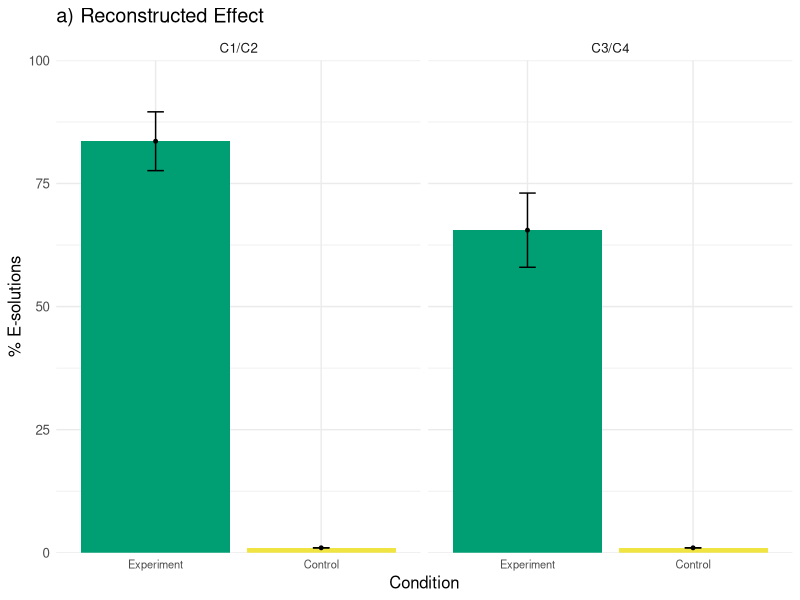
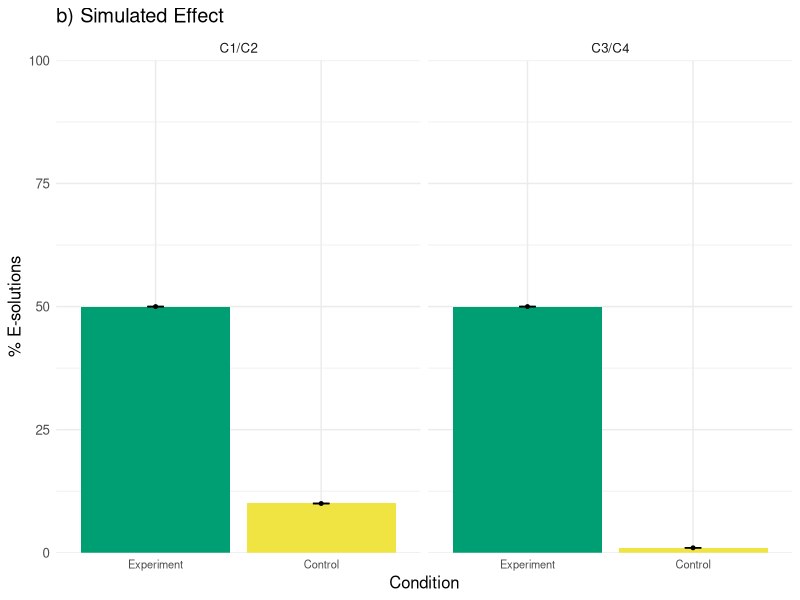
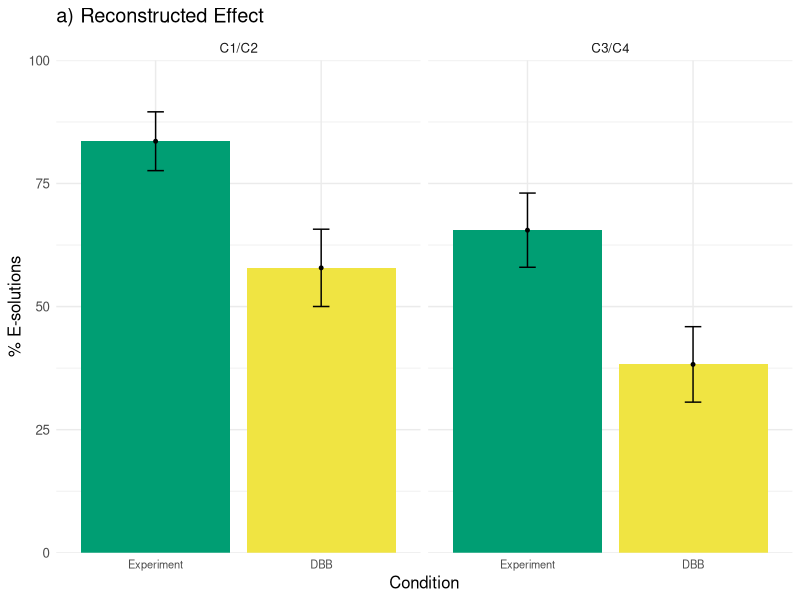
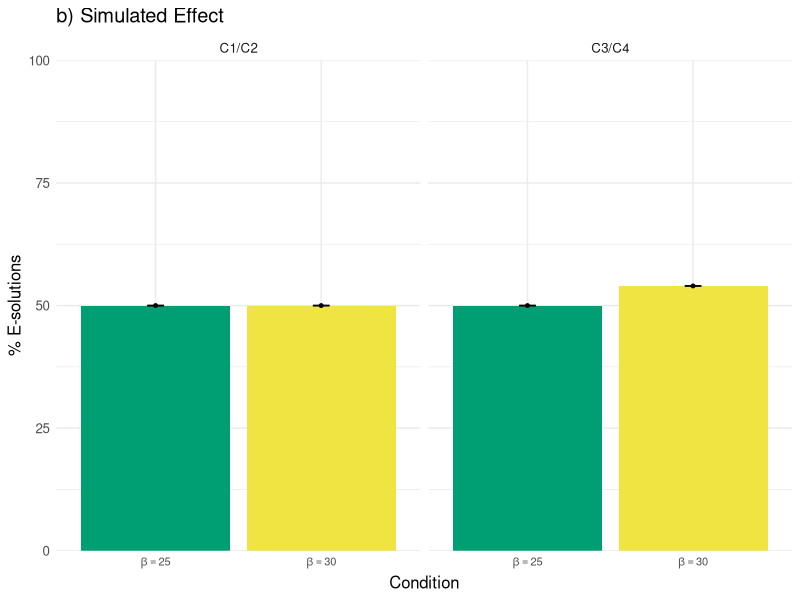

Generate these figures, in order, with R: (Note: this script raises an error after producing the figures.)
## ---- chunk 1
knitr::opts_chunk$set(echo = TRUE)
## ---- chunk 2
#required packages
library(ggplot2)
library(plyr)
library(BayesFactor)
library(viridisLite)
library(patchwork)
library(ggridges)
## ---- chunk 3
#simulated e1-solutions
de1<-read.csv("data/esolution1_no_physical.csv")
#simulated e2-solutions
de2<-read.csv("data/esolution2_no_physical.csv")
#simulated e1-control
dc1<-read.csv("data/esolution_control1_no_physical.csv")
#simulated e2-control
dc2<-read.csv("data/esolution_control2_no_physical.csv")

#delete X (artefact from csv saving)
de1$X<-de2$X<-dc1$X<-dc2$X<-NULL

#generate usable files
de1<-data.frame(probs=as.vector(t(de1)), lrate=rep(seq(0, 1, 0.05), 50), alpha=rep(1:50, each=21))
de2<-data.frame(probs=as.vector(t(de2)), lrate=rep(seq(0, 1, 0.05), 50), alpha=rep(1:50, each=21))
dc1<-data.frame(probs=as.vector(t(dc1)), lrate=rep(seq(0, 1, 0.05), 50), alpha=rep(1:50, each=21))
dc2<-data.frame(probs=as.vector(t(dc2)), lrate=rep(seq(0, 1, 0.05), 50), alpha=rep(1:50, each=21))

#read in 
d<-read.csv("data/luchinsmain.csv")
d<-subset(d, Group != 'DBB')
## ---- chunk 4
#build a model to predict E1
m<-glm(E1~Group, data=d, family="binomial")

#predict probs and SEs
pred<-predict(m, newdata = data.frame(Group=c('Control', 'Plain')), type="response", se.fit=TRUE)

#get percentages
dp1<-data.frame(p=100*pred$fit+1, se=100*pred$se.fit, Group=c('Control', 'Plain'))

#fit to E2
m<-glm(E2~Group, data=d, family="binomial")
#predict probs and SEs
pred<-predict(m, newdata = data.frame(Group=c('Control', 'Plain')), type="response", se.fit=TRUE)

#get percentages (we add 1 to make line visible)
dp2<-data.frame(p=100*pred$fit+1, se=100*pred$se.fit, Group=c('Control','Plain'))

#bind together
dp<-rbind(dp1, dp2)

#recode responses names for nicer plotting
dp$response<-rep(c("C1/C2", "C3/C4"), each=2)

#change name of Group
dp$Group<-ifelse(dp$Group=='Plain', 'Experiment', 'Control')
#relevel
dp$Group<-factor(dp$Group, levels=c('Experiment', 'Control'))

#color palette
cbPalette <- c("#009E73", "#F0E442")

#limits with 95% CIs
limits <- aes(ymax = p + 1.96*se, ymin=p - 1.96*se)

#plot
p1 <- ggplot(dp, aes(y=p, x=Group, fill=Group)) + 
  #bars
  geom_bar(position="dodge", stat="identity")+
  #error bars
  geom_errorbar(limits, position="dodge", width=0.1)+
  #points
  geom_point(size=1)+
  #color
  scale_fill_manual(values = c(cbPalette))+
  #theme
  theme_minimal() +
  #limits
  scale_y_continuous(limits = c(0,100), expand = c(0, 0)) +
  #two facets
  facet_wrap(~response)+
  #labs
  xlab("Condition")+
  ylab("% E-solutions")+
  #title
  ggtitle("a) Reconstructed Effect")+
  #adjust text size
  theme(text = element_text(size=12,  family="sans"),
        axis.text.x = element_text(size = 8))+
  #no legend
  theme(legend.position = "none")
p1
## ---- chunk 5
dd<-rbind(subset(de1, lrate==0.5 & alpha==25), 
          subset(de2, lrate==0.5 & alpha==25),
          subset(dc1, lrate==0.5 & alpha==25), 
          subset(dc2, lrate==0.5 & alpha==25))

dd$Group<-rep(c('Experiment', 'Control'), each=2)
dd$Group<-factor(dd$Group, levels=c('Experiment', 'Control'))

dd$response<-rep(c('C1/C2', 'C3/C4'), 2)
dd$p<-round(dd$probs*100)
dd$p[4]<-1
dd$se<-rep(0, 4)
#plot
p2 <- ggplot(dd, aes(y=p, x=Group, fill=Group)) + 
  #bars
  geom_bar(position="dodge", stat="identity")+
  #error bars
  geom_errorbar(limits, position="dodge", width=0.1)+
  #points
  geom_point(size=1)+
  #color
  scale_fill_manual(values = c(cbPalette))+
  #theme
  theme_minimal() +
  #limits
  scale_y_continuous(limits = c(0,100), expand = c(0, 0)) +
  #two facets
  facet_wrap(~response)+
  #labs
  xlab("Condition")+
  ylab("% E-solutions")+
  #title
  ggtitle("b) Simulated Effect")+
  #adjust text size
  theme(text = element_text(size=12,  family="sans"),
        axis.text.x = element_text(size = 8))+
  #no legend
  theme(legend.position = "none")
p2
## ---- chunk 6
cat('Plain E1:', sum(subset(d,Group=="Plain")$E1), 'out of', length(subset(d,Group=="Plain")$E1))
cat('Plain E2:', sum(subset(d,Group=="Plain")$E2), 'out of', length(subset(d,Group=="Plain")$E2))
cat('Control E1:', sum(subset(d,Group=="Control")$E1), 'out of', length(subset(d,Group=="Control")$E1))
cat('Control E2:', sum(subset(d,Group=="Control")$E2), 'out of', length(subset(d,Group=="Control")$E2))

me1<-matrix(c(sum(subset(d,Group=="Plain")$E1==1), sum(subset(d,Group=="Control")$E1==1),
              sum(subset(d,Group=="Plain")$E1==0), sum(subset(d,Group=="Control")$E1==0)), nrow=2)

me1[,1]/rowSums(me1)
chisq.test(me1, correct = FALSE)
contingencyTableBF(me1, sampleType = "indepMulti", fixedMargin = "cols")

me2<-matrix(c(sum(subset(d,Group=="Plain")$E2==1), sum(subset(d,Group=="Control")$E2==1),
              sum(subset(d,Group=="Plain")$E2==0), sum(subset(d,Group=="Control")$E2==0)), nrow=2)

me2[,1]/rowSums(me2)
chisq.test(me2, correct = FALSE)
contingencyTableBF(me2, sampleType = "indepMulti", fixedMargin = "cols")

me3<-matrix(c(sum(subset(d,Group=="Plain")$E1==1), sum(subset(d,Group=="Plain")$E2==1),
              sum(subset(d,Group=="Plain")$E1==0), sum(subset(d,Group=="Plain")$E2==0)), nrow=2)

me3[,1]/rowSums(me3)
chisq.test(me3, correct = FALSE)
contingencyTableBF(me3, sampleType = "indepMulti", fixedMargin = "cols")

## ---- chunk 7
cat('Plain E1:', round(dd$probs[1]*100), 'out of', 100)
cat('Plain E2:', round(dd$probs[2]*100), 'out of', 100)
cat('Control E1:', round(dd$probs[3]*100), 'out of', 100)
cat('Control E2:', round(dd$probs[4]*100), 'out of', 100)
## ---- chunk 8
#read in original data
d<-read.csv("data/luchinsmain.csv")
#exlcude control group since we only want experimental and DBB group
d<-subset(d, Group != 'Control')
## ---- chunk 9
#model E1 response
m<-glm(E1~Group, data=d, family="binomial")
#predict probs and SEs
pred<-predict(m, newdata = data.frame(Group=c('DBB', 'Plain')), type="response", se.fit=TRUE)
#get percentages
dp1<-data.frame(p=100*pred$fit+1, se=100*pred$se.fit, Group=c('DBB', 'Plain'))
#model E2
m<-glm(E2~Group, data=d, family="binomial")
#predict probs and SEs
pred<-predict(m, newdata = data.frame(Group=c('DBB', 'Plain')), type="response", se.fit=TRUE)
#get percentages
dp2<-data.frame(p=100*pred$fit+1, se=100*pred$se.fit, Group=c('Control','Plain'))
#bind together
dp<-rbind(dp1, dp2)
#response for nice plotting
dp$response<-rep(c("C1/C2", "C3/C4"), each=2)

#change names for plotting
dp$Group<-ifelse(dp$Group=='Plain', 'Experiment', 'DBB')
#relevel
dp$Group<-factor(dp$Group, levels=c('Experiment', 'DBB'))

#plot
p3 <- ggplot(dp, aes(y=p, x=Group, fill=Group)) + 
  #bars
  geom_bar(position="dodge", stat="identity")+
  #error bars
  geom_errorbar(limits, position="dodge", width=0.1)+
  #points
  geom_point(size=1)+
  #color
  scale_fill_manual(values = c(cbPalette))+
  #theme
  theme_minimal() +
  #limits
  scale_y_continuous(limits = c(0,100), expand = c(0, 0)) +
  #two facets
  facet_wrap(~response)+
  #labs
  xlab("Condition")+
  ylab("% E-solutions")+
  #title
  ggtitle("a) Reconstructed Effect")+
  #adjust text size
  theme(text = element_text(size=12,  family="sans"),
        axis.text.x = element_text(size = 8))+
  #no legend
  theme(legend.position = "none")
p3
## ---- chunk 10
dd<-rbind(subset(de1, lrate==0.5 & alpha==25), 
          subset(de2, lrate==0.5 & alpha==25),
          subset(de1, lrate==0.5 & alpha==30), 
          subset(de2, lrate==0.5 & alpha==30))

dd$Group<-rep(c('Experiment', 'DBB'), each=2)
dd$Group<-factor(dd$Group, levels=c('Experiment', 'DBB'))

dd$response<-rep(c('C1/C2', 'C3/C4'), 2)
dd$p<-round(dd$probs*100)
dd$se<-rep(0, 4)

p4 <- ggplot(dd, aes(y=p, x=Group, fill=Group)) + 
  #bars
  geom_bar(position="dodge", stat="identity")+
  #error bars
  geom_errorbar(limits, position="dodge", width=0.1)+
  #points
  geom_point(size=1)+
  scale_x_discrete(labels=c(expression(beta==25), expression(beta==30)))+
  #color
  scale_fill_manual(values = c(cbPalette))+
  #theme
  theme_minimal() +
  #limits
  scale_y_continuous(limits = c(0,100), expand = c(0, 0)) +
  #two facets
  facet_wrap(~response)+
  #labs
  xlab("Condition")+
  ylab("% E-solutions")+
  #title
  ggtitle("b) Simulated Effect")+
  #adjust text size
  theme(text = element_text(size=12,  family="sans"),
        axis.text.x = element_text(size = 8))+
  #no legend
  theme(legend.position = "none")
p4
## ---- chunk 11
cat('Plain E1:', sum(subset(d,Group=="Plain")$E1), 'out of', length(subset(d,Group=="Plain")$E1))
cat('Plain E2:', sum(subset(d,Group=="Plain")$E2), 'out of', length(subset(d,Group=="Plain")$E2))
cat('DBB E1:', sum(subset(d,Group=="DBB")$E1), 'out of', length(subset(d,Group=="DBB")$E1))
cat('DBB E2:', sum(subset(d,Group=="DBB")$E2), 'out of', length(subset(d,Group=="DBB")$E2))

me1<-matrix(c(sum(subset(d,Group=="Plain")$E1==1), sum(subset(d,Group=="DBB")$E1==1),
              sum(subset(d,Group=="Plain")$E1==0), sum(subset(d,Group=="DBB")$E1==0)), nrow=2)

me1[,1]/rowSums(me1)
chisq.test(me1, correct = FALSE)
contingencyTableBF(me1, sampleType = "indepMulti", fixedMargin = "cols")

me2<-matrix(c(sum(subset(d,Group=="Plain")$E2==1), sum(subset(d,Group=="DBB")$E2==1),
              sum(subset(d,Group=="Plain")$E2==0), sum(subset(d,Group=="DBB")$E2==0)), nrow=2)

me2[,1]/rowSums(me2)
chisq.test(me2, correct = FALSE)
contingencyTableBF(me2, sampleType = "indepMulti", fixedMargin = "cols")

me3<-matrix(c(sum(subset(d,Group=="DBB")$E1==1), sum(subset(d,Group=="DBB")$E2==1),
              sum(subset(d,Group=="DBB")$E1==0), sum(subset(d,Group=="DBB")$E2==0)), nrow=2)

me3[,1]/rowSums(me3)
chisq.test(me3, correct = FALSE)
contingencyTableBF(me3, sampleType = "indepMulti", fixedMargin = "cols")

## ---- chunk 12
cat('Plain E1:', round(dd$probs[1]*100), 'out of', 100)
cat('Plain E2:', round(dd$probs[2]*100), 'out of', 100)
cat('DBB E1:', round(dd$probs[3]*100), 'out of', 100)
cat('DBB E2:', round(dd$probs[4]*100), 'out of', 100)
## ---- chunk 13
#reconstructed behavioral data
d<-read.csv("data/einstellungsize.csv")

#simulated data
eshort1<-read.csv("data/e1short_no_physical.csv")
eshort2<-read.csv("data/e2short_no_physical.csv")
elong1<-read.csv("data/e1long_no_physical.csv")
elong2<-read.csv("data/e2long_no_physical.csv")

#delete X since it's an artefact
eshort1$X<-eshort2$X<-elong1$X<-elong2$X<-NULL

#get simulated data to usable format
eshort1<-data.frame(probs=as.vector(t(eshort1)), lrate=rep(seq(0, 1, 0.05), 50), alpha=rep(1:50, each=21))
eshort2<-data.frame(probs=as.vector(t(eshort2)), lrate=rep(seq(0, 1, 0.05), 50), alpha=rep(1:50, each=21))
elong1<-data.frame(probs=as.vector(t(elong1)), lrate=rep(seq(0, 1, 0.05), 50), alpha=rep(1:50, each=21))
elong2<-data.frame(probs=as.vector(t(elong2)), lrate=rep(seq(0, 1, 0.05), 50), alpha=rep(1:50, each=21))
## ---- chunk 14
#using SE here becaus GLM struggles with only 1s as observations
se<-function(x){sd(x)/sqrt(length(x))}

#summarize behavioral data for E1
dd1<-ddply(d, ~Tasks, summarize, p=mean(E1*100), se=se(E1*100))

#summarize behavioral data for E2
dd2<-ddply(d, ~Tasks, summarize, p=mean(E2*100), se=se(E2*100))
#bind them together
dp<-rbind(dd1, dd2)
#recode response for nicer labels
dp$response<-rep(c('C1/C2', 'C3/C4'), each=2)
#Group is Short and Long for more or less training
dp$Group<-rep(c('Short', 'Long'), 2)


p5 <- ggplot(dp, aes(y=p, x=Group, fill=Group)) + 
  #bars
  geom_bar(position="dodge", stat="identity")+
  #error bars
  geom_errorbar(limits, position="dodge", width=0.1)+
  #points
  geom_point(size=1)+
  #color
  scale_fill_manual(values = c(cbPalette))+
  #theme
  theme_minimal() +
  #limits
  scale_y_continuous(limits = c(0,101), expand = c(0, 0)) +
  #two facets
  facet_wrap(~response)+
  #labs
  xlab("Condition")+
  ylab("% E-solutions")+
  #title
  ggtitle("a) Reconstructed Effect")+
  #adjust text size
  theme(text = element_text(size=12,  family="sans"),
        axis.text.x = element_text(size = 8))+
  #no legend
  theme(legend.position = "none")
p5
## ---- chunk 15
dd<-rbind(subset(eshort1, lrate==0.5 & alpha==15), 
          subset(eshort2, lrate==0.5 & alpha==15),
          subset(elong1, lrate==0.5 & alpha==15), 
          subset(elong2, lrate==0.5 & alpha==15))

dd$Group<-rep(c('Short', 'Long'), each=2)
dd$Group<-factor(dd$Group, levels=c('Long', 'Short'))

dd$response<-rep(c("C1/C2", "C3/C4"), 2)
dd$p<-round(dd$probs*100)

dd$se<-rep(0, 4)

#limits with CIs
limits <- aes(ymax = p + 1.96*se, ymin=p - 1.96*se)

#plot
p6 <- ggplot(dd, aes(y=p, x=Group, fill=Group)) + 
  #bars
  geom_bar(position="dodge", stat="identity")+
  #error bars
  geom_errorbar(limits, position="dodge", width=0.1)+
  #points
  geom_point(size=1)+
  #color
  scale_fill_manual(values = c(cbPalette))+
  #theme
  theme_minimal() +
  #limits
  scale_y_continuous(limits = c(0,101), expand = c(0, 0)) +
  #two facets
  facet_wrap(~response)+
  #labs
  xlab("Condition")+
  ylab("% E-solutions")+
  #title
  ggtitle("b) Simulated Effect")+
  #adjust text size
  theme(text = element_text(size=12,  family="sans"),
        axis.text.x = element_text(size = 8))+
  #no legend
  theme(legend.position = "none")
p6
## ---- chunk 16
d$Tasks<-ifelse(d$Tasks==9, 'Long', 'Short')
cat('Plain E1:', sum(subset(d,Tasks=="Short")$E1), 'out of', length(subset(d,Tasks=="Short")$E1))
cat('Plain E2:', sum(subset(d,Tasks=="Short")$E2), 'out of', length(subset(d,Tasks=="Short")$E2))
cat('Control E1:', sum(subset(d,Tasks=="Long")$E1), 'out of', length(subset(d,Tasks=="Long")$E1))
cat('Control E2:', sum(subset(d,Tasks=="Long")$E2), 'out of', length(subset(d,Tasks=="Long")$E2))

me1<-matrix(c(sum(subset(d,Tasks=="Short")$E1==1), sum(subset(d,Tasks=="Long")$E1==1),
              sum(subset(d,Tasks=="Short")$E1==0), sum(subset(d,Tasks=="Long")$E1==0)), nrow=2)

me1[,1]/rowSums(me1)
chisq.test(me1, correct = FALSE)
contingencyTableBF(me1, sampleType = "indepMulti", fixedMargin = "cols")

me2<-matrix(c(sum(subset(d,Tasks=="Short")$E2==1), sum(subset(d,Tasks=="Long")$E2==1),
              sum(subset(d,Tasks=="Short")$E2==0), sum(subset(d,Tasks=="Long")$E2==0)), nrow=2)

me2[,1]/rowSums(me2)
chisq.test(me2, correct = FALSE)
contingencyTableBF(me2, sampleType = "indepMulti", fixedMargin = "cols")

me3<-matrix(c(sum(subset(d,Tasks=="Short")$E1==1), sum(subset(d,Tasks=="Short")$E2==1),
              sum(subset(d,Tasks=="Short")$E1==0), sum(subset(d,Tasks=="Short")$E2==0)), nrow=2)

me3[,1]/rowSums(me3)
chisq.test(me3, correct = FALSE)
contingencyTableBF(me3, sampleType = "indepMulti", fixedMargin = "cols")

## ---- chunk 17
cat('Short E1:', round(dd$probs[1]*100), 'out of', 100)
cat('Short E2:', round(dd$probs[2]*100), 'out of', 100)
cat('Long E1:', round(dd$probs[3]*100), 'out of', 100)
cat('Long E2:', round(dd$probs[4]*100), 'out of', 100)
## ---- chunk 18
#reconstructed data
d<-read.csv("data/alternating.csv")

#alternated training
ealternating<-read.csv("data/ealternating_no_physical.csv")
#remove X
ealternating$X<-NULL
#change to readable format
ealternating<-data.frame(probs=as.vector(t(ealternating)), lrate=rep(seq(0, 1, len=21), 50), alpha=rep(1:50, each=21))
#E1-solutions
de1<-read.csv("data/esolution1_no_physical.csv")
de1$X<-NULL
de1<-data.frame(probs=as.vector(t(de1)), lrate=rep(seq(0, 1, 0.05), 50), alpha=rep(1:50, each=21))

## ---- chunk 19
dd<-ddply(d, ~Group, summarize, p=mean(E1*100), se=se(E1*100))
dd$Group<-factor(dd$Group, levels=c('Plain', 'Alternating'))

p7 <- ggplot(dd, aes(y=p, x=Group, fill=Group)) + 
  #bars
  geom_bar(position="dodge", stat="identity")+
  #error bars
  geom_errorbar(limits, position="dodge", width=0.1)+
  #points
  geom_point(size=1)+
  #color
  scale_fill_manual(values = c(cbPalette))+
  #theme
  theme_minimal() +
  #limits
  scale_y_continuous(limits = c(0,100), expand = c(0, 0)) +
  #labs
  xlab("Condition")+
  ylab("% E-solutions")+
  #title
  ggtitle("a) Reconstructed Effect")+
  #adjust text size
  theme(text = element_text(size=12,  family="sans"),
        axis.text.x = element_text(size = 8))+
  #no legend
  theme(legend.position = "none")
p7
## ---- chunk 20

d1<-rbind(subset(de1, lrate==0.5 & alpha==25), subset(ealternating, lrate==0.5 & alpha==25))
dd<-data.frame(p=d1$probs*100, Group=c('Plain', 'Alternating'), se=rep(0, 2))
dd$Group<-factor(dd$Group, levels=c('Plain', 'Alternating'))


p8 <- ggplot(dd, aes(y=p, x=Group, fill=Group)) + 
  #bars
  geom_bar(position="dodge", stat="identity")+
  #error bars
  geom_errorbar(limits, position="dodge", width=0.1)+
  #points
  geom_point(size=1)+
  #color
  scale_fill_manual(values = c(cbPalette))+
  #theme
  theme_minimal() +
  #limits
  scale_y_continuous(limits = c(0,100), expand = c(0, 0)) +
  #labs
  xlab("Condition")+
  ylab("% E-solutions")+
  #title
  ggtitle("b) Simulated Effect")+
  #adjust text size
  theme(text = element_text(size=12,  family="sans"),
        axis.text.x = element_text(size = 8))+

  #no legend
  theme(legend.position = "none")
p8
## ---- chunk 21
cat('Plain E1:', sum(subset(d,Group=="Plain")$E1), 'out of', length(subset(d,Group=="Plain")$E1))
cat('Control E1:', sum(subset(d,Group=="Alternating")$E1), 'out of', length(subset(d,Group=="Alternating")$E1))

me1<-matrix(c(sum(subset(d,Group=="Plain")$E1==1), sum(subset(d,Group=="Alternating")$E1==1),
              sum(subset(d,Group=="Plain")$E1==0), sum(subset(d,Group=="Alternating")$E1==0)), nrow=2)

me1[,1]/rowSums(me1)
chisq.test(me1, correct = FALSE)
contingencyTableBF(me1, sampleType = "indepMulti", fixedMargin = "cols")
## ---- chunk 22
cat('Plain E1:', round(dd$p[1]), 'out of', 100)
cat('Alternating E1:', round(dd$p[2]), 'out of', 100)
## ---- chunk 23
#reconstructed data
d<-read.csv("data/speedy.csv")

#simulated data
de1<-read.csv("data/esolution1_no_physical.csv")
de2<-read.csv("data/esolution2_no_physical.csv")
de1$X<-de2$X<-NULL
de1<-data.frame(probs=as.vector(t(de1)), lrate=rep(seq(0, 1, 0.05), 50), alpha=rep(1:50, each=21))
de2<-data.frame(probs=as.vector(t(de2)), lrate=rep(seq(0, 1, 0.05), 50), alpha=rep(1:50, each=21))
## ---- chunk 24
d$Group<-ifelse(d$Group=='Speed', 'Speedy', paste(d$Group))
#fit to E1
m<-glm(E1~Group, data=d, family="binomial")
#predict probs and SEs
pred<-predict(m, newdata = data.frame(Group=c('Speedy', 'Plain')), type="response", se.fit=TRUE)
#get percentages
dp1<-data.frame(p=100*pred$fit+1, se=100*pred$se.fit, Group=c('Speedy', 'Plain'))
#fit to E2
m<-glm(E2~Group, data=d, family="binomial")
#predict probs and SEs
pred<-predict(m, newdata = data.frame(Group=c('Speedy', 'Plain')), type="response", se.fit=TRUE)
#get percentatges
dp2<-data.frame(p=100*pred$fit+1, se=100*pred$se.fit, Group=c('Speedy', 'Plain'))
#bind together
dp<-rbind(dp1, dp2)
#mark response
dp$response<-rep(c("C1/C2", "C3/C4"), each=2)
#change order of levels
dp$Group<-factor(dp$Group, levels=c('Plain', 'Speedy'))

#plot
p9 <- ggplot(dp, aes(y=p, x=Group, fill=Group)) + 
  #bars
  geom_bar(position="dodge", stat="identity")+
  #error bars
  geom_errorbar(limits, position="dodge", width=0.1)+
  #points
  geom_point(size=1)+
  #color
  scale_fill_manual(values = c(cbPalette))+
  #theme
  theme_minimal() +
  #limits
  scale_y_continuous(limits = c(0,104), expand = c(0, 0)) +
  #two facets
  facet_wrap(~response)+
  #labs
  xlab("Condition")+
  ylab("% E-solutions")+
  #title
  ggtitle("a) Reconstructed Effect")+
  #adjust text size
  theme(text = element_text(size=12,  family="sans"),
        axis.text.x = element_text(size = 8))+
  #no legend
  theme(legend.position = "none")

p9
## ---- chunk 25
dd<-rbind(subset(de1, lrate==0.5 & alpha==25), 
          subset(de2, lrate==0.5 & alpha==25),
          subset(de1, lrate==0.5 & alpha==15), 
          subset(de2, lrate==0.5 & alpha==15))

dd$Group<-rep(c('Experiment', 'Speedy'), each=2)
dd$Group<-factor(dd$Group, levels=c('Experiment', 'Speedy'))

dd$response<-c('C1/C2', 'C3/C4', 'C3/C4', 'C1/C2')
dd$p<-round(dd$probs*100)
dd$se<-rep(0, 4)

p10 <- ggplot(dd, aes(y=p, x=Group, fill=Group)) + 
  #bars
  geom_bar(position="dodge", stat="identity")+
  #error bars
  geom_errorbar(limits, position="dodge", width=0.1)+
  #points
  geom_point(size=1)+
  scale_x_discrete(labels=c(expression(beta==25), expression(beta==15)))+
  #color
  scale_fill_manual(values = c(cbPalette))+
  #theme
  theme_minimal() +
  #limits
  scale_y_continuous(limits = c(0,101), expand = c(0, 0)) +
  #two facets
  facet_wrap(~response)+
  #labs
  xlab("Condition")+
  ylab("% E-solutions")+
  #title
  ggtitle("b) Simulated Effect")+
  #adjust text size
  theme(text = element_text(size=12,  family="sans"),
        axis.text.x = element_text(size = 8))+
  #no legend
  theme(legend.position = "none")
p10
## ---- chunk 26
cat('Speedy E1:', sum(subset(d,Group=="Speedy")$E1), 'out of', length(subset(d,Group=="Speedy")$E1))
cat('Speedy E2:', sum(subset(d,Group=="Speedy")$E2), 'out of', length(subset(d,Group=="Speedy")$E2))
cat('Plain E1:', sum(subset(d,Group=="Plain")$E1), 'out of', length(subset(d,Group=="Plain")$E1))
cat('Plain E2:', sum(subset(d,Group=="Plain")$E2), 'out of', length(subset(d,Group=="Plain")$E2))

me1<-matrix(c(sum(subset(d,Group=="Plain")$E1==1), sum(subset(d,Group=="Speedy")$E1==1),
              sum(subset(d,Group=="Plain")$E1==0), sum(subset(d,Group=="Speedy")$E1==0)), nrow=2)

me1[,1]/rowSums(me1)
chisq.test(me1, correct = FALSE)
contingencyTableBF(me1, sampleType = "indepMulti", fixedMargin = "cols")

me2<-matrix(c(sum(subset(d,Group=="Plain")$E2==1), sum(subset(d,Group=="Speedy")$E2==1),
              sum(subset(d,Group=="Plain")$E2==0), sum(subset(d,Group=="Speedy")$E2==0)), nrow=2)

me2[,1]/rowSums(me2)
chisq.test(me2, correct = FALSE)
contingencyTableBF(me2, sampleType = "indepMulti", fixedMargin = "cols")
## ---- chunk 27
cat('Plain E1:', round(dd$probs[1]*100), 'out of', 100)
cat('Plain E2:', round(dd$probs[2]*100), 'out of', 100)
cat('Speedy E1:', round(dd$probs[4]*100), 'out of', 100)
cat('Speedy E2:', round(dd$probs[3]*100), 'out of', 100)
## ---- chunk 28
d<-read.csv("data/luchindevelopmental.csv")

es<-read.csv("data/dev_e1_no_physical.csv")
es$X<-NULL
es<-as.vector(t(es))
ds<-read.csv("data/dev_d1_no_physical.csv")
ds$X<-NULL
ds<-as.vector(t(ds))

## ---- chunk 29
#these are the age groups
d$Group<-mapvalues(d$Group, unique(d$Group), 
                   c(3, 2, 1, 4))
m<-glm(E1~Group, data=d, family="binomial")
#predict probs and SEs
pred<-predict(m, newdata = data.frame(Group=paste(1:4)),
              type="response", se.fit=TRUE)
#get into percentage
dp<-data.frame(mu=100*pred$fit+1, se=100*pred$se.fit, 
               Group=1:4)

m<-glm(D1~Group, data=d, family="binomial")
#predict probs and SEs
pred<-predict(m, newdata = data.frame(Group=paste(1:4)),
              type="response", se.fit=TRUE)
#get into percentage
dp1<-data.frame(mu=100*pred$fit+1, se=100*pred$se.fit, 
               Group=1:4)
dp<-rbind(dp, dp1)
dp$Type<-rep(c("E1", "D1"), each=4)

pd <- position_dodge(.1)


p11<-ggplot(dp, aes(x=Group, y=mu, col=Type)) +
  geom_point(position =pd)+
  #error bars
  geom_errorbar(aes(ymin=mu-1.96*se, ymax=mu+1.96*se), width=0, size=1, position=pd) +
  #scale_color_manual(values=c("#F0E442", "#E69F00", "#009E73", "#56B4E9"))+
  #lines
  geom_line(position=pd, size=1.2) +
  scale_color_manual(labels = c("D", "E"), values=cbPalette)+
  #classic theme, legend on bottom
  theme_minimal()+
  #scale_x_continuous(breaks = round(seq(min(0), max(50), by = 5),1)) +
  ylab("% response")+xlab("Age group")+
  scale_y_continuous(limits = c(0,100), expand = c(0, 0)) +
  theme(text = element_text(size=12,  family="sans"),
        axis.text.x = element_text(size = 8))+
  #no legend
  theme(legend.position = "top")+
  #change theme
  ggtitle("a) Reconstructed effect")
p11

ggsave(
  'figures/dev_exp.pdf',
  width = 3.15,
  height = 2.75,
)
## ---- chunk 30
dp2<-data.frame(mu=100*c(es[c(9, 10, 11, 12)], ds[c(9, 10, 11, 12)]), se=rep(0, 8), Group=dp$Group, Type=dp$Type)
dp2$alpha<-round(rep(seq(0.45, 0.6, len=4), 2), 2)

p12<-ggplot(dp2, aes(x=alpha, y=mu, col=Type)) +
  geom_point()+
  #error bars
  geom_errorbar(aes(ymin=mu-1.96*se, ymax=mu+1.96*se), width=0, size=1) +
  #scale_color_manual(values=c("#F0E442", "#E69F00", "#009E73", "#56B4E9"))+
  #lines
  geom_line(size=1.2) +
  scale_color_manual(labels = c("D", "E"), values=cbPalette)+
  #classic theme, legend on bottom
  theme_minimal()+
  #scale_x_continuous(breaks = round(seq(min(0), max(50), by = 5),1)) +
  ylab("% response")+xlab(expression("Learning rate"~alpha))+
  scale_y_continuous(limits = c(0,100), expand = c(0, 0)) +
  theme(text = element_text(size=12,  family="sans"),
        axis.text.x = element_text(size = 8))+
  #no legend
  theme(legend.position = "top")+
  #change theme
  ggtitle("b) Simulated effect")
p12

ggsave(
  'figures/dev_sim.pdf',
  width = 3.15,
  height = 2.75,
)
## ---- chunk 31
d<-read.csv("data/luchindevelopmental.csv")
d$Group<-factor(d$Group, levels=c('C', 'B', 'A', 'NYU'))
cor.test(as.numeric(d$Group), d$E1)
correlationBF(as.numeric(d$Group), d$E1)
cor.test(as.numeric(d$Group), d$D1)
correlationBF(as.numeric(d$Group), d$D1)
## ---- chunk 32
dp2$mu<-round(dp2$mu)
print(dp2)
